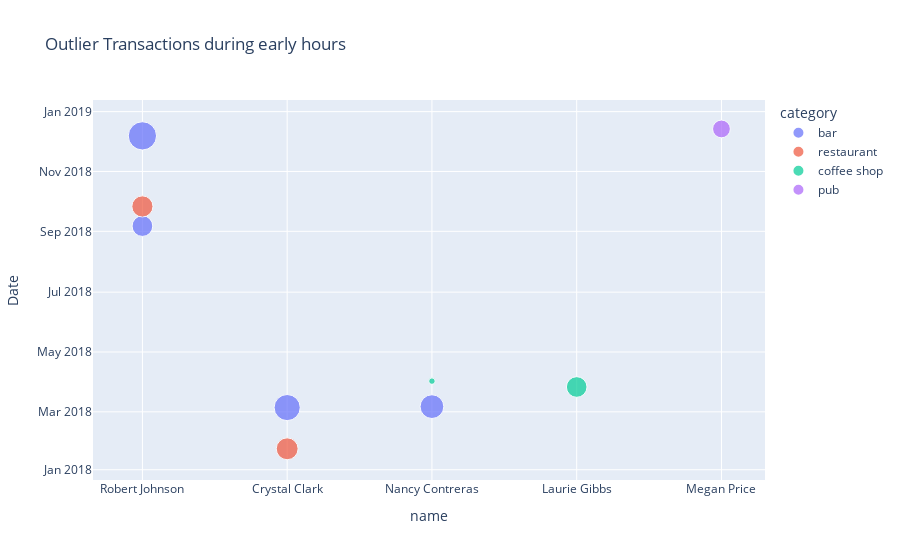

Here is the notebook cell this chart was saved with:
### Code cell
start = datetime.time(7,0,0)
end = datetime.time(9,0,0)

anomalous_transactions = outliner_iqr.between_time(start, end).sort_values('amount', ascending=False).head(100)


px.scatter(anomalous_transactions, x='name', y=anomalous_transactions.index, color="category",
                 size='amount',labels = {'x':'Name', 'y':'Date'}, title='Outlier Transactions during early hours')

### Figure 1 — Plotly figure (JSON) as saved in the notebook; plotly's stock layout.template omitted (floating-point values rounded to 4 significant figures)
{"data": [{"hovertemplate": "category=bar<br>name=%{x}<br>Date=%{y}<br>amount=%{marker.size}<extra></extra>", "legendgroup": "bar", "marker": {"color": "#636efa", "size": [1894, 1617.0, 1334, 1017], "sizemode": "area", "sizeref": 4.735, "symbol": "circle"}, "mode": "markers", "name": "bar", "showlegend": true, "type": "scatter", "x": ["Robert Johnson", "Crystal Clark", "Nancy Contreras", "Robert Johnson"], "xaxis": "x", "y": ["2018-12-07T07:22:03", "2018-03-05T08:26:08", "2018-03-06T07:18:09", "2018-09-06T08:28:55"], "yaxis": "y"}, {"hovertemplate": "category=restaurant<br>name=%{x}<br>Date=%{y}<br>amount=%{marker.size}<extra></extra>", "legendgroup": "restaurant", "marker": {"color": "#EF553B", "size": [1131, 1060], "sizemode": "area", "sizeref": 4.735, "symbol": "circle"}, "mode": "markers", "name": "restaurant", "showlegend": true, "type": "scatter", "x": ["Crystal Clark", "Robert Johnson"], "xaxis": "x", "y": ["2018-01-22T08:07:03", "2018-09-26T08:48:40"], "yaxis": "y"}, {"hovertemplate": "category=coffee shop<br>name=%{x}<br>Date=%{y}<br>amount=%{marker.size}<extra></extra>", "legendgroup": "coffee shop", "marker": {"color": "#00cc96", "size": [1009, 100], "sizemode": "area", "sizeref": 4.735, "symbol": "circle"}, "mode": "markers", "name": "coffee shop", "showlegend": true, "type": "scatter", "x": ["Laurie Gibbs", "Nancy Contreras"], "xaxis": "x", "y": ["2018-03-26T07:41:59", "2018-04-01T07:17:21"], "yaxis": "y"}, {"hovertemplate": "category=pub<br>name=%{x}<br>Date=%{y}<br>amount=%{marker.size}<extra></extra>", "legendgroup": "pub", "marker": {"color": "#ab63fa", "size": [748], "sizemode": "area", "sizeref": 4.735, "symbol": "circle"}, "mode": "markers", "name": "pub", "showlegend": true, "type": "scatter", "x": ["Megan Price"], "xaxis": "x", "y": ["2018-12-14T08:51:41"], "yaxis": "y"}], "layout": {"autosize": true, "legend": {"itemsizing": "constant", "title": {"text": "category"}, "tracegroupgap": 0}, "title": {"text": "Outlier Transactions during early hours"}, "xaxis": {"anchor": "y", "autorange": true, "domain": [0, 1], "range": [-0.4141, 4.349], "title": {"text": "name"}, "type": "category"}, "yaxis": {"anchor": "x", "autorange": true, "domain": [0, 1], "range": ["2017-12-13 04:58:57.8506", "2019-01-22 06:47:16.9475"], "title": {"text": "Date"}, "type": "date"}}}
